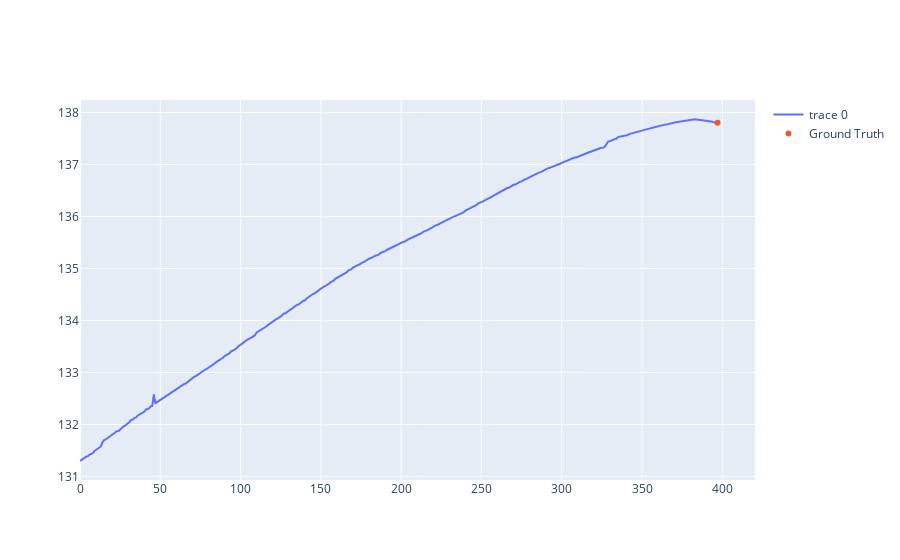

The cell this chart's notebook holds for it:
### Code cell
index_changes = np.where(score > np.percentile(score, 99.9))[0]

fig = go.Figure()

fig.add_scatter(x=list(range(len(trajectory2['sum_of_coords']))), y=trajectory2['sum_of_coords'])

anomalies = trajectory2.iloc[trajectory2.index.isin(index_changes)]

fig.add_traces(go.Scatter(
    x=anomalies['sum_of_coords'].index, y=anomalies['sum_of_coords'], mode="markers", name="Ground Truth", hoverinfo="y"
))

fig.show()

### Figure 1 — Plotly figure (JSON) as saved in the notebook; plotly's stock layout.template omitted (floating-point values rounded to 4 significant figures; data arrays with more than 128 entries replaced by an {"elided": "..."} marker saying what was removed)
{"data": [{"type": "scatter", "x": {"elided": "398 int values"}, "y": {"elided": "398 float values"}}, {"hoverinfo": "y", "mode": "markers", "name": "Ground Truth", "type": "scatter", "x": [397], "y": [137.8]}], "layout": {}}
